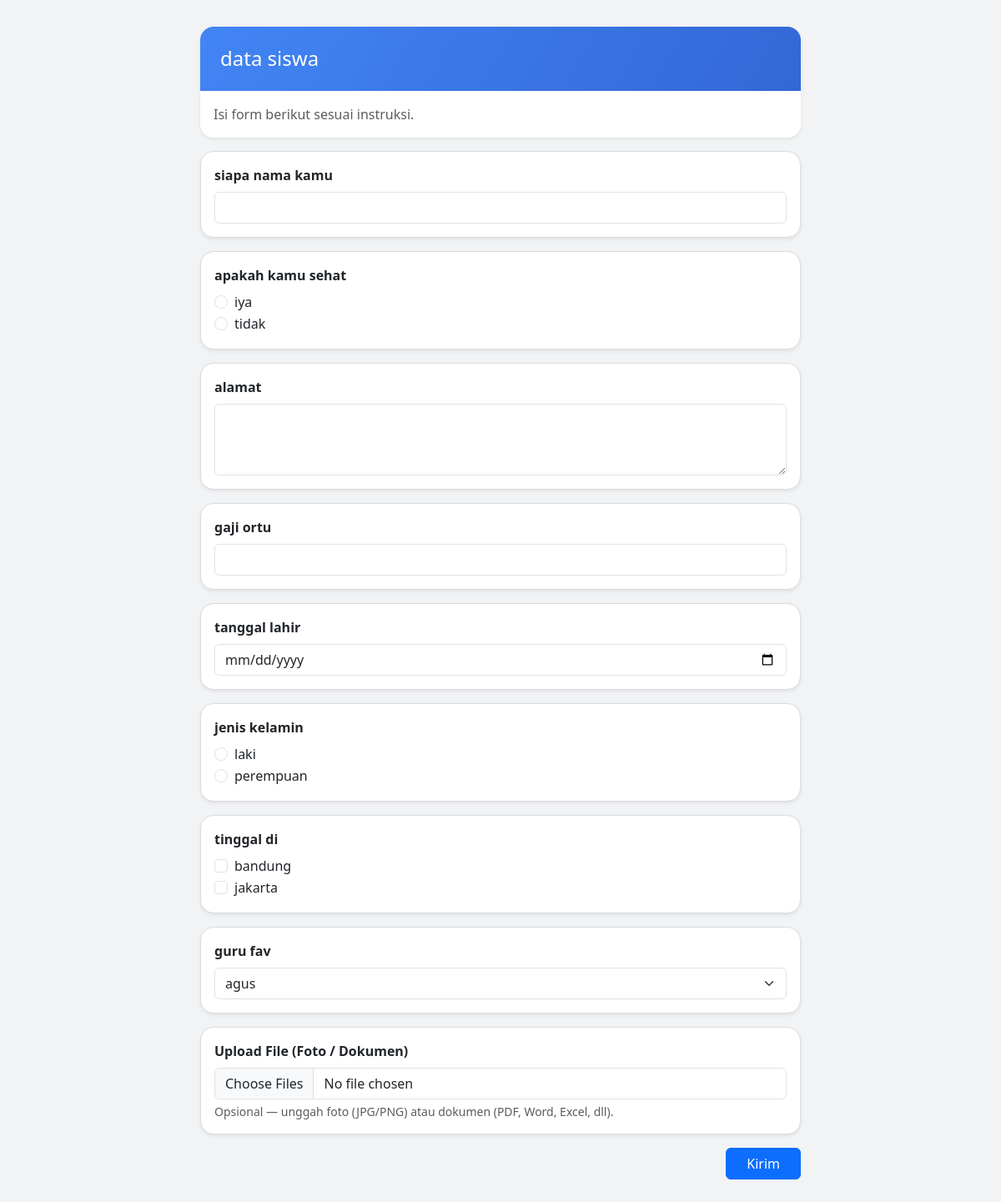
Page /public/f/index.php?key=7ef9cf8eeaf4053d12953c23ec47c3a5 on the committed database.
### tables this page shows
CREATE TABLE `forms` (
  `id` int NOT NULL,
  `title` varchar(255) DEFAULT NULL,
  `description` text,
  `created_at` timestamp NOT NULL DEFAULT CURRENT_TIMESTAMP,
  `allow_attachments` tinyint(1) NOT NULL DEFAULT '0',
  `public_key` varchar(64) NOT NULL
);

CREATE TABLE `questions` (
  `id` int NOT NULL,
  `form_id` int DEFAULT NULL,
  `question` text,
  `type` enum('text','textarea','number','date','radio','checkbox','select','file') NOT NULL,
  `options` text
);

### public/f/index.php (the view, shortened to what this page needs)
<?php
require __DIR__ . '/../../config.php';
$key = $_GET['key'] ?? '';
$stmt = $pdo->prepare("SELECT * FROM forms WHERE public_key = ?");
$stmt->execute([$key]);
$form = $stmt->fetch();
$form_id = $form['id'];
$q = $pdo->prepare("SELECT * FROM questions WHERE form_id = ? ORDER BY id ASC");
$q->execute([$form_id]);
$questions = $q->fetchAll();
$hasFileQuestion = false;
?>
<!DOCTYPE html>
<html lang="id">
<head>
    <link href="https://cdn.jsdelivr.net/npm/bootstrap@5.3.3/dist/css/bootstrap.min.css" rel="stylesheet">
</head>
<body>
<div class="form-wrapper">
    <div class="card gform-card shadow-sm mb-3">
        <div class="gform-header">
            <h1><?= htmlspecialchars($form['title']) ?></h1>
        </div>
        <div class="card-body">
            <p class="mb-0 text-muted">Isi form berikut sesuai instruksi.</p>
        </div>
    </div>
    <form action="../public/submit.php" method="POST" enctype="multipart/form-data" class="mb-4">
        <?php foreach ($questions as $qrow): ?>
            <?php
            $type    = $qrow['type'];
            $name    = "question_" . $qrow['id'];
            $options = !empty($qrow['options']) ? explode("\n", trim($qrow['options'])) : [];
            ?>
            <div class="card question-card shadow-sm mb-3">
                <div class="card-body">
                    <label class="question-label d-block mb-2">
                        <?= htmlspecialchars($qrow['question']) ?>
                    </label>
                    <?php if ($type === 'text'): ?>
                        <input type="text" name="<?= $name ?>" class="form-control">
                    <?php elseif ($type === 'textarea'): ?>
                        <textarea name="<?= $name ?>" class="form-control" rows="3"></textarea>
                    <?php elseif ($type === 'number'): ?>
                        <input type="number" name="<?= $name ?>" class="form-control">
                    <?php elseif ($type === 'date'): ?>
                        <input type="date" name="<?= $name ?>" class="form-control">
                    <?php elseif ($type === 'radio'): ?>
                        <?php foreach ($options as $opt): ?>
                            <?php
                            $opt = trim($opt);
                            $idRadio = $name . md5($opt);
                            ?>
                            <div class="form-check">
                                <input class="form-check-input" type="radio"
                                       name="<?= $name ?>" id="<?= $idRadio ?>"
                                       value="<?= htmlspecialchars($opt) ?>">
                                <label class="form-check-label option-label" for="<?= $idRadio ?>">
                                    <?= htmlspecialchars($opt) ?>
                                </label>
                            </div>
                        <?php endforeach; ?>
                    <?php elseif ($type === 'checkbox'): ?>
                        <?php foreach ($options as $opt): ?>
                            <?php
                            $opt = trim($opt);
                            $idCb = $name . md5($opt);
                            ?>
                            <div class="form-check">
                                <input class="form-check-input" type="checkbox"
                                       name="<?= $name ?>[]" id="<?= $idCb ?>"
                                       value="<?= htmlspecialchars($opt) ?>">
                                <label class="form-check-label option-label" for="<?= $idCb ?>">
                                    <?= htmlspecialchars($opt) ?>
                                </label>
                            </div>
                        <?php endforeach; ?>
                    <?php elseif ($type === 'select'): ?>
                        <select name="<?= $name ?>" class="form-select">
                            <?php foreach ($options as $opt): ?>
                                <?php
                                $opt = trim($opt);
                                ?>
                                <option value="<?= htmlspecialchars($opt) ?>">
                                    <?= htmlspecialchars($opt) ?>
                                </option>
                            <?php endforeach; ?>
                        </select>
                    <?php else: ?>
                        <input type="text" name="<?= $name ?>" class="form-control">
                    <?php endif; ?>
                </div>
            </div>
        <?php endforeach; ?>
        <?php if (!$hasFileQuestion && !empty($form['allow_attachments'])): ?>
            <div class="card question-card shadow-sm mb-3">
                <div class="card-body">
                    <label class="question-label d-block mb-2">
                        Upload File (Foto / Dokumen)
                    </label>
                    <input type="file" name="attachments[]" class="form-control" multiple
                           accept="image/*,application/pdf,.doc,.docx,.xls,.xlsx">
                    <div class="form-text">
                        Opsional — unggah foto (JPG/PNG) atau dokumen (PDF, Word, Excel, dll).
                    </div>
                </div>
            </div>
        <?php endif; ?>
        <div class="d-flex justify-content-end">
            <button type="submit" class="btn btn-primary px-4">Kirim</button>
        </div>
    </form>
</div>
</body>
</html>

### public/f/index.php (style rules this page uses)
body { background-color:#f1f3f4;font-family:system-ui,-apple-system,BlinkMacSystemFont,'Segoe UI',sans-serif; }
.form-wrapper { max-width:720px;margin:32px auto; }
.gform-card { border-radius:16px;border:none; }
.gform-header { background:linear-gradient(120deg,#4285f4,#3367d6); color:#fff;border-radius:16px 16px 0 0;padding:24px 24px 16px; }
.gform-header h1 { font-size:1.5rem;margin:0 0 8px; }
.question-card { border-radius:16px;border:1px solid #dadce0; }
.question-label { font-weight:600;margin-bottom:8px; }
.option-label { font-weight:400; }

### rows in the picture
forms: title "data siswa"
questions: question "siapa nama kamu"
questions: question "apakah kamu sehat", options "iya", options "tidak"
questions: question "alamat"
questions: question "gaji ortu"
questions: question "tanggal lahir"
questions: question "jenis kelamin", options "laki", options "perempuan"
questions: question "tinggal di", options "bandung", options "jakarta"
questions: question "guru fav", options+id "agus"
